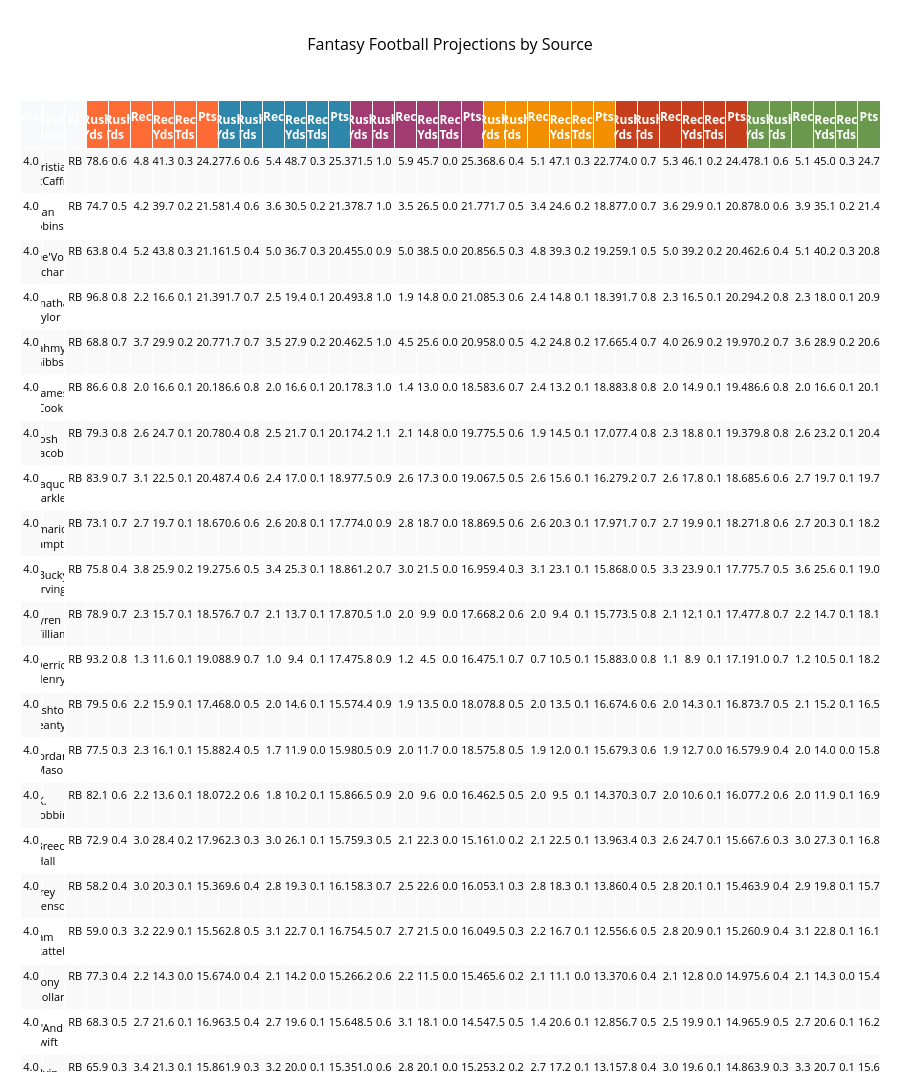

Notebook code cell kept with this figure:
### Code cell
def peek_proj_stats(wk, pos_filter = ['QB', 'RB', 'WR', 'TE']):
    # Build Dataframe
    FULL = LINEUPS[
        (LINEUPS['week'] == wk) &                           # Filter by Week
        LINEUPS['primaryPosition'].isin(pos_filter)         # Filter by Position
    ]

    # Relevant Stats
    relevant_stats = {
        'QB': ['_passingYards', '_passingTouchdowns', '_passingInterceptions', '_rushingYards', '_rushingTouchdowns', '_Points'],
        'RB': ['_rushingYards', '_rushingTouchdowns', '_receivingReceptions', '_receivingYards', '_receivingTouchdowns', '_Points'],
        'WR': ['_receivingReceptions', '_receivingYards', '_receivingTouchdowns', '_Points'],
        'TE': ['_receivingReceptions', '_receivingYards', '_receivingTouchdowns', '_Points']
    }
    # Get all relevant stats for the positions in pos_filter
    position_stats = []
    for position in pos_filter:
        if position in relevant_stats:
            position_stats.extend(relevant_stats[position])
    
    # Remove duplicates while preserving order
    position_stats = list(dict.fromkeys(position_stats))


    # Column Selection
    base_cols = ['week', 'player_name', 'primaryPosition']
    relevant_cols = [
        col for col in FULL.columns 
        if any(stat_suffix in col for stat_suffix in position_stats)
    ]

    all_cols = base_cols + relevant_cols
    selected_cols = list(dict.fromkeys(all_cols))

    SLIM = FULL[selected_cols]
        
    def get_column_priority(col):
        prefixes = ['ESPN_', 'FP_', 'MEAN_', 'BOL_', 'PINNY_', 'TRUE_']
        suffixes = ['passingYards', 'passingTouchdowns', 'passingInterceptions', 
                    'rushingYards', 'rushingTouchdowns', 'receivingReceptions',
                    'receivingYards', 'receivingTouchdowns', 'Points']

        # Get prefix priority (or max if not found)
        prefix_priority = next((i for i, prefix in enumerate(prefixes) if col.startswith(prefix)), len(prefixes))

        # Get suffix priority (or max if not found)  
        suffix_priority = next((i for i, suffix in enumerate(suffixes) if suffix in col), len(suffixes))

        return (prefix_priority, suffix_priority)  # Put non-prefixed columns at the end
    
    # Separate base columns from prefixed columns
    base_columns = ['week', 'player_name', 'primaryPosition']
    other_columns = [col for col in SLIM.columns if col not in base_columns]
    
    # Sort other columns by prefix
    sorted_other_cols = sorted(other_columns, key=get_column_priority)
    
    # Reorder columns: base columns first, then sorted prefixed columns
    final_column_order = base_columns + sorted_other_cols
    SLIM = SLIM[final_column_order]

    # Round
    numeric_cols = SLIM.select_dtypes(include=['number']).columns
    SLIM[numeric_cols] = SLIM[numeric_cols].round(2)

    # Rename
    column_name_mapping = {
        'passingYards': 'PASS_YDS',
        'passingTouchdowns': 'PASS_TDS', 
        'passingInterceptions': 'PASS_INT',
        'rushingYards': 'RUSH_YDS',
        'rushingTouchdowns': 'RUSH_TDS',
        'receivingReceptions': 'REC',
        'receivingYards': 'REC_YDS',
        'receivingTouchdowns': 'REC_TDS',
        'Points': "PTS"
    }
    
    # Rename columns using the mapping
    def rename_column(col_name):
        for long_name, short_name in column_name_mapping.items():
            if long_name in col_name:
                col_name = col_name.replace(long_name, short_name)
        return col_name
    
    # Apply the renaming
    SLIM.columns = [rename_column(col) for col in SLIM.columns]
    
    return SLIM#.sort_values(by='TRUE_Points', ascending=False)

proj = peek_proj_stats(wk=curr_week, pos_filter=['RB']).sort_values(['TRUE_PTS'], ascending=False)
#proj
plotly_table = create_plotly_spanned_table(proj)
plotly_table

### Figure 1 — Plotly figure (JSON) as saved in the notebook; plotly's stock layout.template omitted (floating-point values rounded to 4 significant figures; data arrays with more than 128 entries replaced by an {"elided": "..."} marker saying what was removed)
{"data": [{"cells": {"align": "center", "fill": {"color": {"elided": "39x158 str values"}}, "font": {"color": "black", "size": 11}, "height": 30, "values": {"elided": "39x79 str values"}}, "header": {"align": "center", "fill": {"color": ["#f8f9fa", "#f8f9fa", "#f8f9fa", "#FF6B35", "#FF6B35", "#FF6B35", "#FF6B35", "#FF6B35", "#FF6B35", "#2E86AB", "#2E86AB", "#2E86AB", "#2E86AB", "#2E86AB", "#2E86AB", "#A23B72", "#A23B72", "#A23B72", "#A23B72", "#A23B72", "#A23B72", "#F18F01", "#F18F01", "#F18F01", "#F18F01", "#F18F01", "#F18F01", "#C73E1D", "#C73E1D", "#C73E1D", "#C73E1D", "#C73E1D", "#C73E1D", "#6A994E", "#6A994E", "#6A994E", "#6A994E", "#6A994E", "#6A994E"]}, "font": {"color": "white", "size": 12}, "height": 40, "values": ["<b>Week</b>", "<b>Player Name</b>", "<b>Primaryposition</b>", "<b>Rush Yds</b>", "<b>Rush Tds</b>", "<b>Rec</b>", "<b>Rec Yds</b>", "<b>Rec Tds</b>", "<b>Pts</b>", "<b>Rush Yds</b>", "<b>Rush Tds</b>", "<b>Rec</b>", "<b>Rec Yds</b>", "<b>Rec Tds</b>", "<b>Pts</b>", "<b>Rush Yds</b>", "<b>Rush Tds</b>", "<b>Rec</b>", "<b>Rec Yds</b>", "<b>Rec Tds</b>", "<b>Pts</b>", "<b>Rush Yds</b>", "<b>Rush Tds</b>", "<b>Rec</b>", "<b>Rec Yds</b>", "<b>Rec Tds</b>", "<b>Pts</b>", "<b>Rush Yds</b>", "<b>Rush Tds</b>", "<b>Rec</b>", "<b>Rec Yds</b>", "<b>Rec Tds</b>", "<b>Pts</b>", "<b>Rush Yds</b>", "<b>Rush Tds</b>", "<b>Rec</b>", "<b>Rec Yds</b>", "<b>Rec Tds</b>", "<b>Pts</b>"]}, "type": "table"}], "layout": {"annotations": [{"bgcolor": "#FF6B35", "bordercolor": "#FF6B35", "borderpad": 4, "borderwidth": 1, "font": {"color": "#FF6B35", "size": 14}, "showarrow": false, "text": "<b>ESPN</b>", "x": 0.141, "xref": "paper", "y": 1.15, "yref": "paper"}, {"bgcolor": "#2E86AB", "bordercolor": "#2E86AB", "borderpad": 4, "borderwidth": 1, "font": {"color": "#2E86AB", "size": 14}, "showarrow": false, "text": "<b>FP</b>", "x": 0.2949, "xref": "paper", "y": 1.15, "yref": "paper"}, {"bgcolor": "#A23B72", "bordercolor": "#A23B72", "borderpad": 4, "borderwidth": 1, "font": {"color": "#A23B72", "size": 14}, "showarrow": false, "text": "<b>BOL</b>", "x": 0.4487, "xref": "paper", "y": 1.15, "yref": "paper"}, {"bgcolor": "#F18F01", "bordercolor": "#F18F01", "borderpad": 4, "borderwidth": 1, "font": {"color": "#F18F01", "size": 14}, "showarrow": false, "text": "<b>PINNY</b>", "x": 0.6026, "xref": "paper", "y": 1.15, "yref": "paper"}, {"bgcolor": "#C73E1D", "bordercolor": "#C73E1D", "borderpad": 4, "borderwidth": 1, "font": {"color": "#C73E1D", "size": 14}, "showarrow": false, "text": "<b>TRUE</b>", "x": 0.7564, "xref": "paper", "y": 1.15, "yref": "paper"}, {"bgcolor": "#6A994E", "bordercolor": "#6A994E", "borderpad": 4, "borderwidth": 1, "font": {"color": "#6A994E", "size": 14}, "showarrow": false, "text": "<b>MEAN</b>", "x": 0.9103, "xref": "paper", "y": 1.15, "yref": "paper"}], "height": 2915, "margin": {"b": 20, "l": 20, "r": 20, "t": 100}, "title": {"font": {"color": "black", "size": 16}, "text": "Fantasy Football Projections by Source", "x": 0.5}}}
